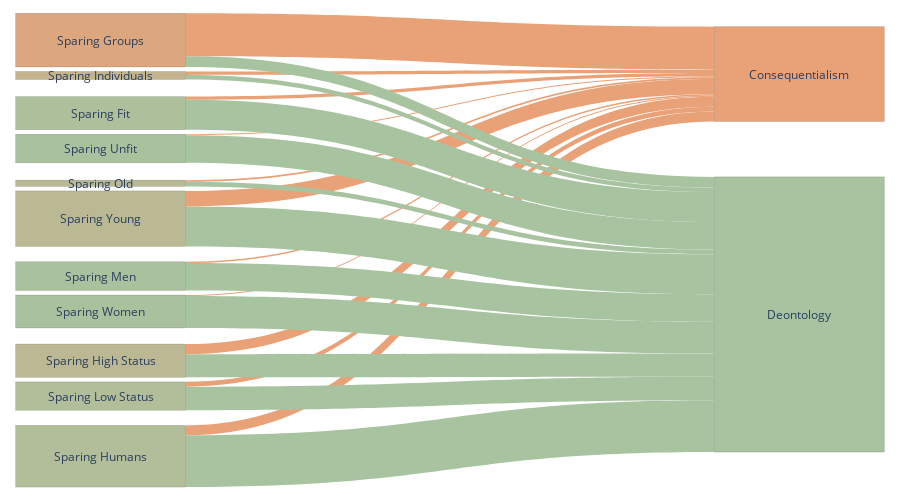

Source (notebook cell):
### Code cell
cat_df = get_catdf(model_dfs['llama-4-scout'])
fig = make_sankey(cat_df)
# fig.write_image("sankey_v2.svg")     # needs `pip install kaleido`
fig

### Figure 1 — Plotly figure (JSON) as saved in the notebook; plotly's stock layout.template omitted (floating-point values rounded to 4 significant figures)
{"data": [{"arrangement": "fixed", "link": {"color": ["#A8C3A0", "#E9A178", "#A8C3A0", "#E9A178", "#A8C3A0", "#E9A178", "#A8C3A0", "#E9A178", "#A8C3A0", "#E9A178", "#A8C3A0", "#E9A178", "#A8C3A0", "#E9A178", "#A8C3A0", "#E9A178", "#A8C3A0", "#E9A178", "#A8C3A0", "#E9A178", "#A8C3A0", "#E9A178"], "source": [0, 0, 1, 1, 2, 2, 3, 3, 4, 4, 5, 5, 6, 6, 7, 7, 8, 8, 9, 9, 10, 10], "target": [11, 12, 11, 12, 11, 12, 11, 12, 11, 12, 11, 12, 11, 12, 11, 12, 11, 12, 11, 12, 11, 12], "value": [0.8393, 0.1607, 0.383, 0.07725, 0.3755, 0.1642, 0.5172, 0.01724, 0.4448, 0.02069, 0.6487, 0.2509, 0.07527, 0.02509, 0.4464, 0.01717, 0.485, 0.0515, 0.07407, 0.05556, 0.1728, 0.6975]}, "node": {"color": ["#b2bd99", "#b2bd99", "#bbb893", "#aac19e", "#aac19e", "#bab994", "#b8ba96", "#aac19e", "#aebf9c", "#c3b48e", "#dca77f", "#A8C3A0", "#E9A178"], "line": {"color": "rgba(0,0,0,0.25)", "width": 0.5}, "pad": 10, "thickness": 170, "x": [0.001, 0.001, 0.001, 0.001, 0.001, 0.001, 0.001, 0.001, 0.001, 0.001, 0.001, 0.999, 0.999], "y": [0.9387, 0.8108, 0.7355, 0.6308, 0.5555, 0.4333, 0.358, 0.2841, 0.2088, 0.1287, 0.05344, 0.6372, 0.1257]}, "type": "sankey"}], "layout": {"annotations": [{"font": {"size": 12}, "showarrow": false, "text": "Sparing Humans", "x": 0.001, "xanchor": "center", "y": 0.06125, "yanchor": "middle"}, {"font": {"size": 12}, "showarrow": false, "text": "Sparing Low Status", "x": 0.001, "xanchor": "center", "y": 0.1892, "yanchor": "middle"}, {"font": {"size": 12}, "showarrow": false, "text": "Sparing High Status", "x": 0.001, "xanchor": "center", "y": 0.2645, "yanchor": "middle"}, {"font": {"size": 12}, "showarrow": false, "text": "Sparing Women", "x": 0.001, "xanchor": "center", "y": 0.3692, "yanchor": "middle"}, {"font": {"size": 12}, "showarrow": false, "text": "Sparing Men", "x": 0.001, "xanchor": "center", "y": 0.4445, "yanchor": "middle"}, {"font": {"size": 12}, "showarrow": false, "text": "Sparing Young", "x": 0.001, "xanchor": "center", "y": 0.5667, "yanchor": "middle"}, {"font": {"size": 12}, "showarrow": false, "text": "Sparing Old", "x": 0.001, "xanchor": "center", "y": 0.642, "yanchor": "middle"}, {"font": {"size": 12}, "showarrow": false, "text": "Sparing Unfit", "x": 0.001, "xanchor": "center", "y": 0.7159, "yanchor": "middle"}, {"font": {"size": 12}, "showarrow": false, "text": "Sparing Fit", "x": 0.001, "xanchor": "center", "y": 0.7912, "yanchor": "middle"}, {"font": {"size": 12}, "showarrow": false, "text": "Sparing Individuals", "x": 0.001, "xanchor": "center", "y": 0.8713, "yanchor": "middle"}, {"font": {"size": 12}, "showarrow": false, "text": "Sparing Groups", "x": 0.001, "xanchor": "center", "y": 0.9466, "yanchor": "middle"}, {"font": {"size": 12}, "showarrow": false, "text": "Deontology", "x": 0.999, "xanchor": "center", "y": 0.3628, "yanchor": "middle"}, {"font": {"size": 12}, "showarrow": false, "text": "Consequentialism", "x": 0.999, "xanchor": "center", "y": 0.8743, "yanchor": "middle"}], "font": {"size": 12}, "height": 500, "margin": {"b": 15, "l": 100, "r": 100, "t": 15}, "width": 900}}
